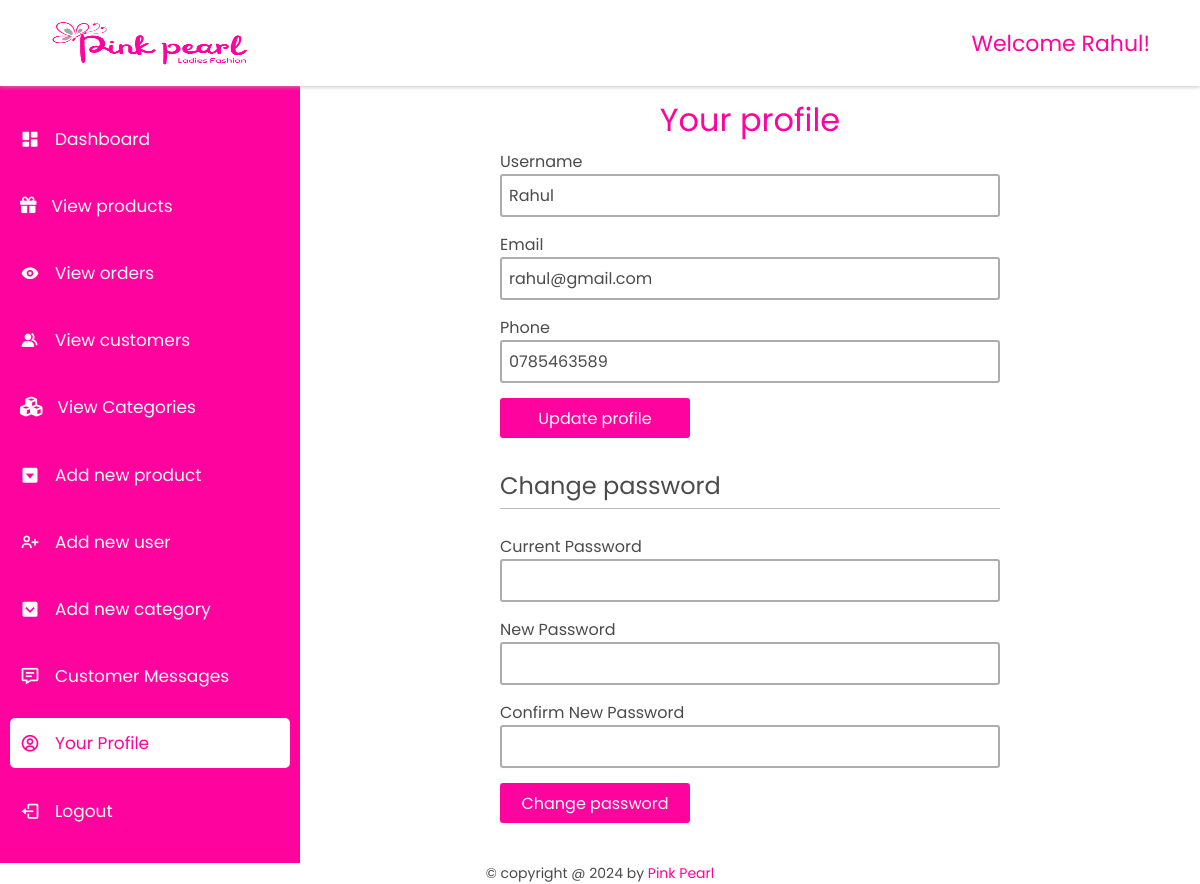
Page /admin/profile.php (signed in) on the committed database.
### tables this page shows
CREATE TABLE `users` (
  `user_id` int(11) NOT NULL,
  `username` varchar(50) NOT NULL,
  `first_name` varchar(100) NOT NULL,
  `last_name` varchar(100) NOT NULL,
  `phone` varchar(15) NOT NULL,
  `address_line1` text NOT NULL,
  `address_line2` text NOT NULL,
  `email` varchar(100) NOT NULL,
  `password` char(255) NOT NULL,
  `reg_date` date NOT NULL DEFAULT current_timestamp(),
  `user_type` varchar(50) NOT NULL,
  `current_point_balance` int(11) NOT NULL
);

### admin/profile.php (the view, shortened to what this page needs)
<?php
    include('../database/dbconnection.php');
    $userSql = "select * from users where user_id = " . $_SESSION['admin_id'];
    $result = mysqli_query($connection, $userSql);
    $user = mysqli_fetch_assoc($result);
    $username = $user['username'];
    $email = $user['email'];
    $phone = $user['phone'];
    $curpassError = $newpassError = $confirmpassError = $curpass = $newpass = $confirmpass = "";
?>
<!DOCTYPE html>
<html lang="en">
<head>
    <link rel="stylesheet" href="../index.css">
    <link rel="stylesheet" href="https://maxst.icons8.com/vue-static/landings/line-awesome/line-awesome/1.3.0/css/line-awesome.min.css">
    <link  rel="stylesheet"href="https://unpkg.com/boxicons@2.1.4/css/boxicons.min.css">
    <link rel="stylesheet" href="style.css">
</head>
<body>
    <header>
        <div style="display: flex;align-items: center;gap: 10px;"><i class="fa fa-bars toggle-menu" aria-hidden="true" onclick="handleNav()" style="font-size: 20px;"></i><img src="../uploadedImages/logo.png" alt=""></div>
        <h1>Welcome <?php echo $_SESSION['admin_name'] ?>!</h1>
    </header>
    <main>
        <div class="side-bar">
            <ul>
                <li class="active">
                    <a href="dashboard.php"><i class='bx bxs-dashboard'></i>
                    <span>Dashboard</span></a>
                </li>
                <li>
                    <a href="products.php"><i class="fa fa-gift" aria-hidden="true" style="font-size: 16.5px;"></i>
                    <span>View products</span></a>
                </li>
                <li>
                    <a href="orders.php"><i class='bx bxs-show'></i>
                    <span>View orders</span></a>
                </li>
                <li>
                    <a href="customers.php"><i class='bx bxs-group'></i>
                    <span>View customers</span></a>
                </li>
                <li>
                    <a href="categories.php"><i class="fa fa-cubes" aria-hidden="true"></i>
                    <span>View Categories</span></a>
                </li>
                <li>
                    <a href="addnewproduct.php"><i class='bx bxs-caret-down-square' ></i>
                    <span>Add new product</span></a>
                </li>
                <li>
                    <a href="addnewuser.php"><i class='bx bx-user-plus'></i>
                    <span>Add new user</span></a>
                </li>
                <li>
                    <a href="addNewCategory.php"><i class='bx bxs-chevron-down-square'></i>
                    <span>Add new category</span></a>
                </li>
                <li>
                    <a href="messages.php"><i class='bx bx-message-detail'></i>
                    <span>Customer Messages</span></a>
                </li>
                <li>
                    <a href="profile.php" class="active"><i class='bx bx-user-circle'></i>
                    <span>Your Profile</span></a>
                </li>
                <li>
                    <a href="../account/logout.php"><i class='bx bx-log-out'></i>
                    <span>Logout</span></a>
                </li>
            </ul>
        </div>
        <div class="container products-container">
            <h1>Your profile</h1>
                <form action="" method="post" class="form">
                    <div class="input-group">
                        <label for="username">Username</label><br>
                        <input type="text" id="username" name="username" value="<?php echo $username; ?>">
                    </div>
                    <div class="input-group">
                        <label for="email">Email</label><br>
                        <input type="email" id="email" name="email"  value="<?php echo $email; ?>" placeholder="Eg. example@gmail.com">
                    </div>
                    <div class="input-group">
                        <label for="phone">Phone</label><br>
                        <input type="text" id="phone" name="phone" value="<?php echo $phone; ?>" placeholder="Eg. 07xxxxxxxx">
                    </div>
                    <div class="input-group">
                        <button type="submit" name="update">Update profile</button>
                    </div>
                    <h2 style="padding:5px 0;border-bottom:1px solid rgb(186, 186, 186);margin:10px 0;width:100%;max-width:500px;cursor:pointer;">Change password</h2>
                        <div class="input-group">
                            <label>Current Password</label><br>
                            <input type="password" name="curpass" value="<?php echo $curpass; ?>"><br>
                        </div>
                        <div class="input-group">
                            <label>New Password</label><br>
                            <input type="password" name="newpass" value="<?php echo $newpass; ?>" ><br>
                        </div>
                        <div class="input-group">
                            <label>Confirm New Password</label><br>
                            <input type="password" name="confirm" value="<?php echo $confirmpass; ?>" ><br>
                        </div>
                        <div class="input-group">
                            <button type="submit" name="change-pass">Change password</button>
                        </div>
                </form>
        </div>
    </main>
    <footer>
        &copy; copyright  @ <?php echo date('Y'); ?> by <span style="color: var(--pink);">Pink Pearl</span>
    </footer>
</body>
</html>

### index.css (style rules this page uses)
* { margin: 0;padding: 0; box-sizing: border-box; font-family: 'Poppins', sans-serif; font-weight: 400; text-decoration: none; list-style-type: none; color: var(--black); outline: none; }
:root { --white: white; --black: rgb(75, 75, 75); --grey: rgb(173, 173, 173); --lightpink: rgb(255, 227, 232); --pink: #FF039E; }
button, .button { padding: 10px 25px; background-color: var(--pink); font-size: 20px; border: none; color: var(--white); cursor: pointer; transition: 0.3s; border-radius: 3px; display: flex; align-items: center; justify-content: center; gap: 10px; }

### admin/style.css (style rules this page uses)
button { font-size: 13px; padding: 5px; }
header { width: 100%; position: fixed; display: flex; align-items: center; justify-content: space-between; height: 10vh; padding: 10px 50px; box-shadow: 0 0 5px var(--grey); background-color: var(--white); z-index: 1000; }
header img { width: 200px; height: 47px; }
header h1 { font-size: 22px;color: var(--pink); }
main { min-height: 100vh; width: 100%; }
main .side-bar { height: 90vh; width: 300px; background-color: var(--pink); position: fixed; top: 10vh; left: 0; padding: 10px; }
main .side-bar ul { width: 100%; height: 100%; display: flex; flex-direction: column; justify-content: space-evenly; }
main .side-bar ul li a { display: inline-block; padding: 12px 10px; width: 100%; font-size: 17px; display: flex; align-items: center; gap: 15px; color: var(--white); transition: 0.3s; border-radius: 5px; }
main .side-bar ul li a span { color: var(--white); }
main .side-bar ul li a i { font-size: 20px; color: var(--white); }
main .side-bar ul li a:hover, main .side-bar ul li a.active { background-color: var(--white); }
main .side-bar ul li a:hover span, main .side-bar ul li a:hover i, main .side-bar ul li a.active span , main .side-bar ul li a.active i { color: var(--pink); }
main .container { background-color: var(--white); max-height: 90vh; overflow-y: scroll; width: calc(100% - 300px); position: relative; left: 300px; top: 10vh; padding: 10px 10px 25px; }
main .container > h1, main .container > h1 span { color: var(--pink); margin-bottom: 5px; text-align: center; }
.products-container { height: 90vh; overflow-y: scroll; }
.form { display: flex; justify-content: center; align-items: center;flex-direction: column;gap: 15px; }
form > div { width: 100%; max-width: 500px; margin: 0; }
form > div input, form > div select, form > div textarea { width: 100%; max-width: 500px; padding: 7px; border-radius: 3px; border: 2px solid var(--grey); font-size: 16px; }
.form button { width: 190px;font-size: 16px;padding: 7.5px 15px; }
footer { text-align: center; font-size: 14px; }

### rows in the picture
users: username "Rahul", email "rahul@gmail.com", phone "0785463589"

### other values in the picture
$_SESSION['admin_name'] "Rahul"
